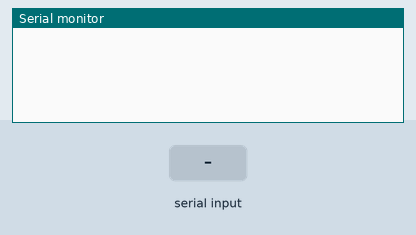
Bench run of a sketch on a simulated Arduino Leonardo, built with avr-gcc and run on an emulated ATmega32U4. On the bench: the last lines printed to the serial monitor. The inputs (shaded band) are chosen by the test bench.

Above: at 1.2 s.
1.3 s: "kontrol" received over Serial
At 2.2 s:
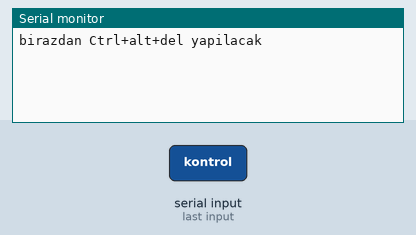
2.8 s: "1" received over Serial
At 4.0 s:
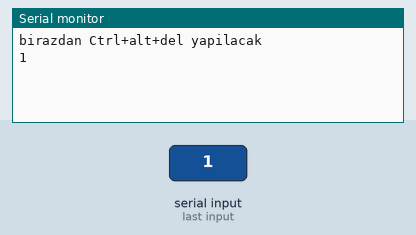

Measured:
- after the input at 1.3 s, the serial monitor: prints a new line after 0.05 s (image 1)
- after the input at 2.8 s, the serial monitor: prints a new line after 0.10 s (image 2)

The sketch:

_rnek.ino
```cpp
#include <Keyboard.h>
void setup()
{
  Serial.begin(9600);

}

void loop()
{
  char gelendata;
  String stringecevir = "";
  while (Serial.available()) {

    gelendata = Serial.read();
    stringecevir += gelendata;

  }

  if (stringecevir == "kontrol") {

    Serial.println("birazdan Ctrl+alt+del yapilacak");
    delay(1000);
    Keyboard.press(KEY_LEFT_CTRL);
    Keyboard.press(KEY_LEFT_ALT);
    Keyboard.press(KEY_DELETE);
    delay(100);
    Keyboard.releaseAll();


  }
  else {
    Serial.print(stringecevir);
    delay(150);
  }


}
```
